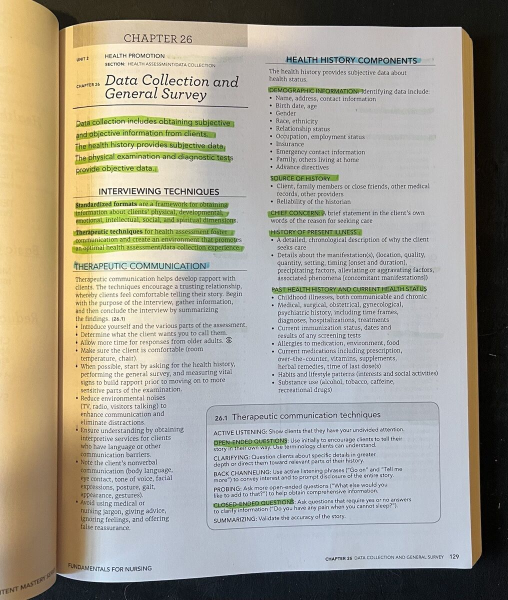
#> input picture Automatic Document Scanner/page4.jpg, 1016 x 1200 px (shown at 1/2 size)
$ jupyter execute Document_scanning.ipynb   (shell and % lines are left out)
#> lines starting #> are read from the running program, lines starting #| are printed output that depends on the picture; after the words box and inside, x2 and y2 are one past the last pixel; in counts of white or black regions, pixels touching at a corner belong together
# Document Alignment

This notebook will teach you about:
* Morphology
* Canny Edge Detection
* Contours
* Corner Detection using Douglas-Peucker algorithm
* Homography
* Perspective Transform

You will learn to perform document alignment using the above techniques.

### Numpy
NumPy is the fundamental package needed for scientific computing with Python. <br>
[For more info...](https://numpy.org/doc/stable/reference/index.html)

### Matplotlib
Matplotlib is a comprehensive library for creating static, animated, and interactive visualizations in Python. <br>
[For more info...](https://matplotlib.org)
### OpenCV
OpenCV or cv2 provides a real-time optimized Computer Vision library, tools, and hardware. It also supports model execution for Machine Learning (ML) and Artificial Intelligence.<br>
[For more info...](https://opencv.org)

[cell 1]
import cv2
import numpy as np
import matplotlib.pyplot as plt

[cell 2]
img = cv2.imread('page4.jpg', cv2.IMREAD_COLOR)
#> img is the input picture: shape (1200, 1016, 3); mean B, G, R 146.8, 160, 163.6

[cell 3]
plt.imshow(cv2.cvtColor(img, cv2.COLOR_BGR2RGB))
plt.show()

[cell 4]
# Resize image to workable size
dim_limit = 1080
max_dim = max(img.shape)
if max_dim > dim_limit:
    resize_scale = dim_limit / max_dim
    img = cv2.resize(img, None, fx=resize_scale, fy=resize_scale)
#> img: shape (1080, 914, 3)

# Making Copy of original image.
orig_img = img.copy()

# Morphology to get blank page

## Advanced Morphological operations

**`morphologyEx()`** perform advanced morphological transformations using an erosion and dilation as basic operations.

### <font style="color:rgb(8,133,37)">Function Syntax </font>
``` python
dst = cv2.morphologyEx(	src, op, kernel[, dst[, anchor[, iterations[, borderType[, borderValue]]]]]	)
```

`dst`: Destination image of the same size and type as source image.

The function has **3 required input argument** and 4 optional flag:

1. `src` Source image. The number of channels can be arbitrary. The depth should be one of CV_8U, CV_16U, CV_16S, CV_32F or CV_64F.
2. `op` Type of a morphological operation, see [MorphTypes](https://docs.opencv.org/4.5.2/d4/d86/group__imgproc__filter.html#ga7be549266bad7b2e6a04db49827f9f32).
3. `kernal` Structuring element. It can be created using [getStructuringElement](https://docs.opencv.org/4.5.2/d4/d86/group__imgproc__filter.html#gac342a1bb6eabf6f55c803b09268e36dc).
4. `anchor` Anchor position with the kernel. Negative values mean that the anchor is at the kernel center.
5. `iterations` Number of times erosion and dilation are applied.
6. `borderType` Pixel extrapolation method, see [BorderTypes](https://docs.opencv.org/4.5.2/d2/de8/group__core__array.html#ga209f2f4869e304c82d07739337eae7c5). BORDER_WRAP is not supported.
7. `borderValue` Border value in case of a constant border. The default value has a special meaning.

### <font color="green">OpenCV Documentation</font>

[**`morphologyEx()`**](https://docs.opencv.org/4.5.2/d4/d86/group__imgproc__filter.html#ga67493776e3ad1a3df63883829375201f)<br>
[**`dilute()`**](https://docs.opencv.org/4.5.2/d4/d86/group__imgproc__filter.html#ga4ff0f3318642c4f469d0e11f242f3b6c)<br>
[**`erode()`**](https://docs.opencv.org/4.5.2/d4/d86/group__imgproc__filter.html#gaeb1e0c1033e3f6b891a25d0511362aeb)<br>

## MORPH_CLOSE
a closing operation

``` python
𝚍𝚜𝚝=close(𝚜𝚛𝚌,𝚎𝚕𝚎𝚖𝚎𝚗𝚝)=erode(dilate(𝚜𝚛𝚌,𝚎𝚕𝚎𝚖𝚎𝚗𝚝))
```

[cell 5]
# Repeated Closing operation to remove text from the document.
kernel = np.ones((5,5),np.uint8)
img = cv2.morphologyEx(img, cv2.MORPH_CLOSE, kernel, iterations= 3)
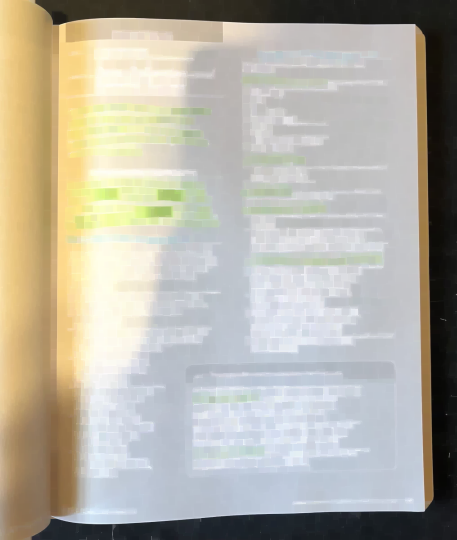
#> img: shape (1080, 914, 3) (shown at 1/2 size); mean B, G, R 165.3, 177.4, 181.6

[cell 6]
plt.figure(figsize = (10,7))
plt.imshow(img[:,:,::-1])
plt.show()

[cell 7]
mask = np.zeros(img.shape[:2],np.uint8)
bgdModel = np.zeros((1,65),np.float64)
fgdModel = np.zeros((1,65),np.float64)
rect = (20,20,img.shape[1]-20,img.shape[0]-20)
cv2.grabCut(img,mask,rect,bgdModel,fgdModel,5,cv2.GC_INIT_WITH_RECT)
mask2 = np.where((mask==2)|(mask==0),0,1).astype('uint8')
img = img*mask2[:,:,np.newaxis]
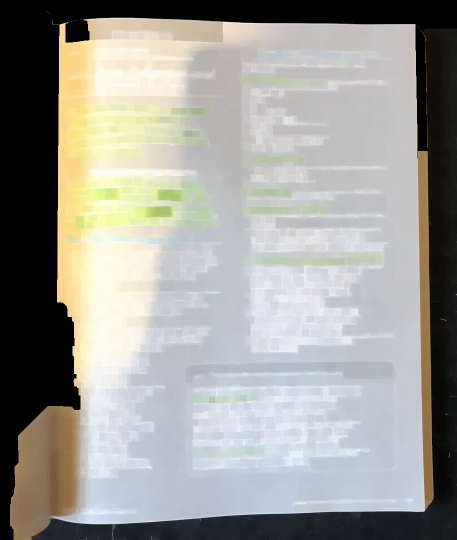
#> img: shape (1080, 914, 3) (shown at 1/2 size); mean B, G, R 150.3, 155.6, 155.9

[cell 8]
plt.figure(figsize = (10,7))
plt.imshow(img[:,:,::-1])
plt.show()

# Canny Edge Detection and getting Contours for the detected edges.

## Canny Edge Detector

**`Canny()`** finds edges in the input image and marks them in the output map edges using the Canny algorithm.

### <font style="color:rgb(8,133,37)">Function Syntax </font>
``` python
edges = cv2.Canny( image, threshold1, threshold2[, edges[, apertureSize[, L2gradient]]] )
```
`edges`: output edge map; single channels 8-bit image, which has the same size as image.
The function has **3 required arguments** and 3 optional:

1. `image` 8-bit input image.
2. `threshold1` first threshold for the hysteresis procedure.
3. `threshold2` second threshold for the hysteresis procedure.
4. `apertureSize` aperture size for the Sobel operator.
5. `L2gradient` a flag, indicating whether a more accurate L2 norm should be used to calculate the image gradient magnitude ( L2gradient=true ), or whether the default L1 norm is enough ( L2gradient=false ).

### <font style="color:rgb(8,133,37)">OpenCV Documentation</font>

[**`cv2.Canny()`**](https://docs.opencv.org/4.5.2/dd/d1a/group__imgproc__feature.html#ga04723e007ed888ddf11d9ba04e2232de)

[cell 9]
gray = cv2.cvtColor(img, cv2.COLOR_BGR2GRAY)
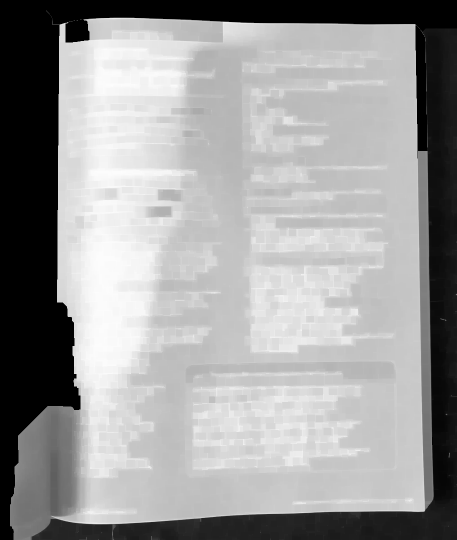
#> gray: shape (1080, 914) (shown at 1/2 size); min 0, max 254, mean 155.1
gray = cv2.GaussianBlur(gray, (11, 11), 0)
# Edge Detection.
canny = cv2.Canny(gray, 100, 200)
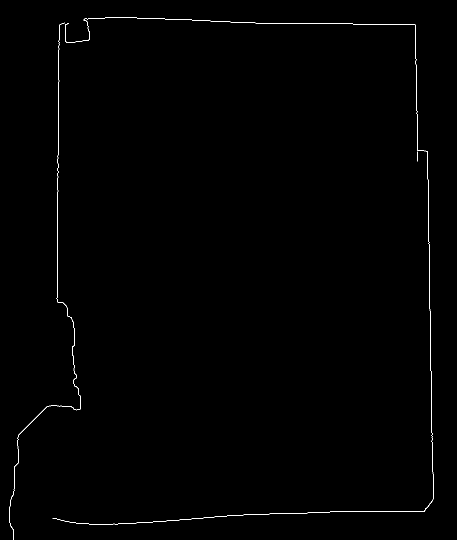
#> canny: shape (1080, 914) (shown at 1/2 size); 0.39% white in thin lines or dots, all inside (x1, y1, x2, y2) = (19, 35, 868, 1080)
canny = cv2.dilate(canny, cv2.getStructuringElement(cv2.MORPH_ELLIPSE,(5,5)))
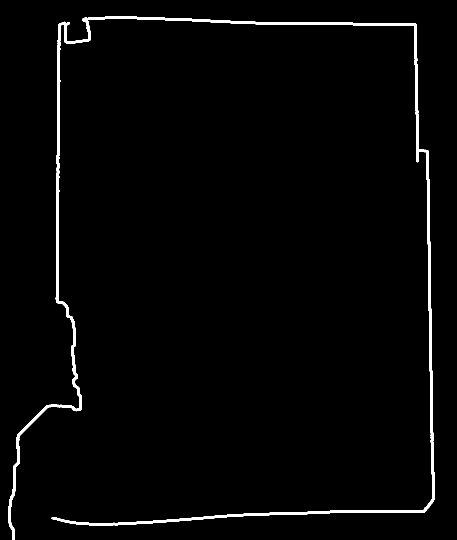
#> canny: shape (1080, 914) (shown at 1/2 size); 1.9% white; 1 white region
plt.imshow(canny)

## Contour Detection

**`findContours()`** finds contours in a binary image.

### <font style="color:rgb(8,133,37)">Function Syntax </font>
``` python
contours, hierarchy = cv2.findContours( image, mode, method[, contours[, hierarchy[, offset]]] )
```
`contours`: Detected contours. Each contour is stored as a vector of points.
`hierarchy`: Optional output vector, containing information about the image topology. It has as many elements as the number of contours. For each i-th contour contours[i], the elements hierarchy[i][0] , hierarchy[i][1] , hierarchy[i][2] , and hierarchy[i][3] are set to 0-based indices in contours of the next and previous contours at the same hierarchical level, the first child contour and the parent contour, respectively. If for the contour i there are no next, previous, parent, or nested contours, the corresponding elements of hierarchy[i] will be negative.

The function has **3 required arguments** and 3 optional:

1. `image` 	Source, an 8-bit single-channel image.
2. `mode` Contour retrieval mode, see [RetrievalModes](https://docs.opencv.org/4.5.2/d3/dc0/group__imgproc__shape.html#ga819779b9857cc2f8601e6526a3a5bc71).
3. `method` Contour approximation method, see [ContourApproximationModes](https://docs.opencv.org/4.5.2/d3/dc0/group__imgproc__shape.html#ga4303f45752694956374734a03c54d5ff).
4. `offset` Optional offset by which every contour point is shifted. This is useful if the contours are extracted from the image ROI and then they should be analyzed in the whole image context.

### <font style="color:rgb(8,133,37)">OpenCV Documentation</font>

[**`cv2.findContours()`**](https://docs.opencv.org/4.5.2/d3/dc0/group__imgproc__shape.html#ga17ed9f5d79ae97bd4c7cf18403e1689a)
<br><br>

## Draw Contour

**`drawContours()`** draws contours outlines or filled contours.

### <font style="color:rgb(8,133,37)">Function Syntax </font>
``` python
cv2.drawContours( image, contours, contourIdx, color[, thickness[, lineType[, hierarchy[, maxLevel[, offset]]]]] )
```

The function has **4 required arguments** and 5 optional:

1. `image` 	Destination image.
2. `contours` All the input contours. Each contour is stored as a point vector.
3. `contourIdx` Parameter indicating a contour to draw. If it is negative, all the contours are drawn.
4. `color` Color of the contours.
5. `thickness` Thickness of lines the contours are drawn with. If it is negative (for example, thickness=FILLED ), the contour interiors are drawn.
6. `lineType` Line connectivity. See LineTypes
7. `hierarchy` Optional information about hierarchy. It is only needed if you want to draw only some of the contours (see maxLevel ).
8. `maxLevel` Maximal level for drawn contours. If it is 0, only the specified contour is drawn. If it is 1, the function draws the contour(s) and all the nested contours. If it is 2, the function draws the contours, all the nested contours, all the nested-to-nested contours, and so on. This parameter is only taken into account when there is hierarchy available.
9. `offset`	Optional contour shift parameter. Shift all the drawn contours by the specified 𝚘𝚏𝚏𝚜𝚎𝚝=(dx,dy) .

### <font style="color:rgb(8,133,37)">OpenCV Documentation</font>

[**`cv2.drawContours()`**](https://docs.opencv.org/4.5.2/d6/d6e/group__imgproc__draw.html#ga746c0625f1781f1ffc9056259103edbc)

[cell 10]
# Blank canvas.
con = np.zeros_like(img)
# Finding contours for the detected edges.
contours, hierarchy = cv2.findContours(canny, cv2.RETR_LIST, cv2.CHAIN_APPROX_NONE)
#> contours = 1 contour; box (x1, y1, x2, y2) and area: (17, 33, 870, 1080) 15415
# Keeping only the largest detected contour.
page = sorted(contours, key=cv2.contourArea, reverse=True)[:5]
#> page has the same summary as contours
con = cv2.drawContours(con, page, -1, (0, 255, 255), 3)
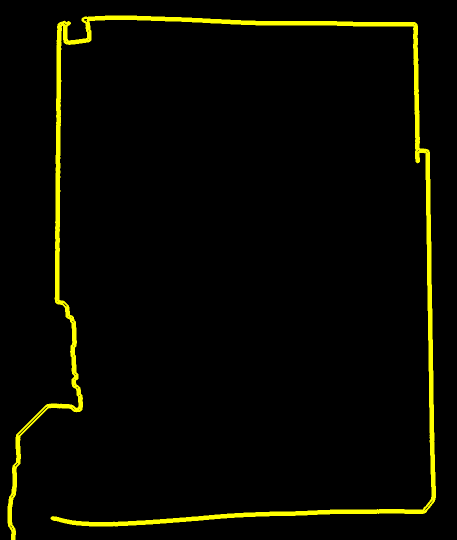
#> con: shape (1080, 914, 3) (shown at 1/2 size); mean of channels 0, 1, 2 0, 8.7, 8.7; drawn as B, G, R

[cell 11]
plt.figure(figsize = (10,7))
plt.imshow(con)
plt.show()

# Corner Detection using Douglas-Peucker algorithm

## Contour Perimeter

**`arcLength()`** calculates a contour perimeter or a curve length.

### <font style="color:rgb(8,133,37)">Function Syntax </font>
``` python
retval	=	cv.arcLength( curve, closed )
```

The function has **3 required arguments** and 3 optional flags:

1. `curve` 	Input vector of 2D points, stored in std::vector or [Mat](https://docs.opencv.org/4.5.2/d3/d63/classcv_1_1Mat.html).
2. `closed` Flag indicating whether the curve is closed or not.

### <font style="color:rgb(8,133,37)">OpenCV Documentation</font>

[**`cv2.arcLength()`**](https://docs.opencv.org/4.5.2/d3/dc0/group__imgproc__shape.html#ga8d26483c636be6b35c3ec6335798a47c)
<br><br>

## Contour Approximation

**`approxPolyDP()`** approximates a polygonal curve(s) with the specified precision.

### <font style="color:rgb(8,133,37)">Function Syntax </font>
``` python
approxCurve = cv2.approxPolyDP( curve, epsilon, closed[, approxCurve] )
```
`approxCurve` Result of the approximation. The type should match the type of the input curve.

The function has **3 required arguments**:

1. `curve` 	Input vector of 2D points, stored in std::vector or [Mat](https://docs.opencv.org/4.5.2/d3/d63/classcv_1_1Mat.html).
2. `epsilon` Parameter specifying the approximation accuracy. This is the maximum distance between the original curve and its approximation.
3. `closed` If true, the approximated curve is closed (its first and last vertices are connected). Otherwise, it is not closed.

### <font style="color:rgb(8,133,37)">OpenCV Documentation</font>

[**`cv2.approxPolyDP()`**](https://docs.opencv.org/4.5.2/d3/dc0/group__imgproc__shape.html#ga0012a5fdaea70b8a9970165d98722b4c)

### <font style='color:rgb(50,120,230)'>Detected contour is approximated to a quadrilateral, giving the 4 corners.</font>

[cell 12]
def order_points(pts):
	'''Rearrange coordinates to order:
       top-left, top-right, bottom-right, bottom-left'''
	rect = np.zeros((4, 2), dtype='float32')
	pts = np.array(pts)
	s = pts.sum(axis=1)
	# Top-left point will have the smallest sum.
	rect[0] = pts[np.argmin(s)]
    # Bottom-right point will have the largest sum.
	rect[2] = pts[np.argmax(s)]

	diff = np.diff(pts, axis=1)
    # Top-right point will have the smallest difference.
	rect[1] = pts[np.argmin(diff)]
    # Bottom-left will have the largest difference.
	rect[3] = pts[np.argmax(diff)]
	# Return the ordered coordinates.
	return rect.astype('int').tolist()

[cell 13]
# Blank canvas.
con = np.zeros_like(img)
# Loop over the contours.
for c in page:
	# Approximate the contour.
	epsilon = 0.02 * cv2.arcLength(c, True)
	corners = cv2.approxPolyDP(c, epsilon, True)
	# If our approximated contour has four points
	if len(corners) == 4:
		break
#> this loop made 1 pass
#> epsilon on pass 1: 152.9
cv2.drawContours(con, c, -1, (0, 255, 255), 3)
cv2.drawContours(con, corners, -1, (0, 255, 0), 10)
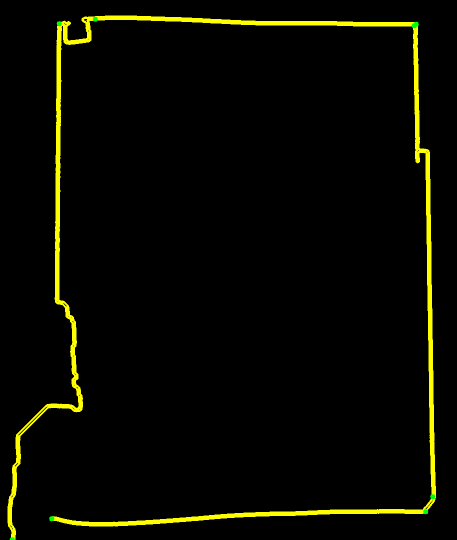
#> con: shape (1080, 914, 3) (shown at 1/2 size); 0.06% of pixels changed, all inside (x1, y1, x2, y2) = (19, 33, 871, 1080); drawn as B, G, R
# Sorting the corners and converting them to desired shape.
corners = sorted(np.concatenate(corners).tolist())
#> corners = [[24, 1079], [103, 1037], [118, 47], [190, 38], [828, 51], [832, 48], [851, 1023], [865, 993]]

# Displaying the corners.
for index, c in enumerate(corners):
    character = chr(65 + index)
    cv2.putText(con, character, tuple(c), cv2.FONT_HERSHEY_SIMPLEX, 5, (255, 0, 0), 5, cv2.LINE_AA)
#> this loop made 8 passes
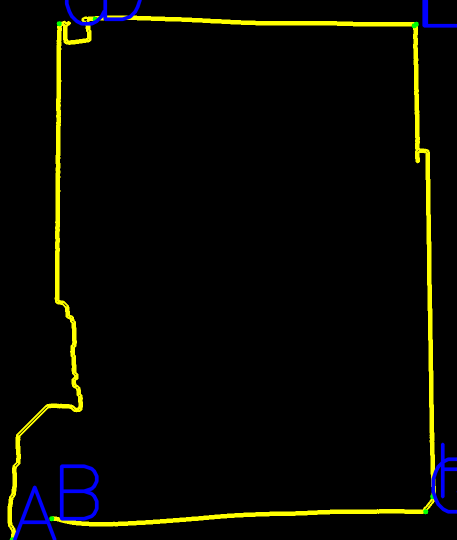
#> con: shape (1080, 914, 3) (shown at 1/2 size); 1.18% of pixels changed, all inside (x1, y1, x2, y2) = (25, 0, 914, 1080); drawn as B, G, R

# Rearranging the order of the corner points.
corners = order_points(corners)
#> in order_points, `pts = np.array(pts)`: pts has the same summary as corners outside order_points
#> in order_points, `s = pts.sum(axis=1)`: s = [1103, 1140, 165, 228, 879, 880, 1874, 1858]
#> in order_points, `diff = np.diff(pts, axis=1)`: diff = [1055, 934, -71, -152, -777, -784, 172, 128]
#> corners = [[118, 47], [832, 48], [851, 1023], [24, 1079]]

print(corners)
#| [[118, 47], [832, 48], [851, 1023], [24, 1079]]

plt.figure(figsize = (10,7))
plt.imshow(con)
plt.title('Corner Points')
plt.show()

# Finding Destination Co-ordinates

[cell 14]
(tl, tr, br, bl) = corners
#> tl = [118, 47]; tr = [832, 48]; br = [851, 1023]; bl = [24, 1079]
# Finding the maximum width.
widthA = np.sqrt(((br[0] - bl[0]) ** 2) + ((br[1] - bl[1]) ** 2))
#> widthA = 828.9
widthB = np.sqrt(((tr[0] - tl[0]) ** 2) + ((tr[1] - tl[1]) ** 2))
#> widthB = 714
maxWidth = max(int(widthA), int(widthB))
#> maxWidth = 828

# Finding the maximum height.
heightA = np.sqrt(((tr[0] - br[0]) ** 2) + ((tr[1] - br[1]) ** 2))
#> heightA = 975.2
heightB = np.sqrt(((tl[0] - bl[0]) ** 2) + ((tl[1] - bl[1]) ** 2))
#> heightB = 1036.3
maxHeight = max(int(heightA), int(heightB))
#> maxHeight = 1036
# Final destination co-ordinates.
destination_corners = [
		[0, 0],
		[maxWidth, 0],
		[maxWidth, maxHeight],
		[0, maxHeight]]
#> destination_corners = [[0, 0], [828, 0], [828, 1036], [0, 1036]]
print(destination_corners)
#| [[0, 0], [828, 0], [828, 1036], [0, 1036]]

# Homography and Perspective Transform

## Homography

**`findHomography()`**  applies a perspective transformation to an image.

### <font style="color:rgb(8,133,37)">Function Syntax </font>
``` python
retval, mask = cv2.findHomography( srcPoints, dstPoints[, method[, ransacReprojThreshold[, mask[, maxIters[, confidence]]]]] )
```

The function has **2 required arguments** and 5 optional flags:

1. `srcPoints` Coordinates of the points in the original plane, a matrix of the type CV_32FC2 or vector Point2f .
2. `dstPoints` Coordinates of the points in the target plane, a matrix of the type CV_32FC2 or a vecto
3. `method` Method used to compute a homography matrix. The following methods are possible:
            * 0 - a regular method using all the points, i.e., the least squares method
            * RANSAC - RANSAC-based robust method
            * LMEDS - Least-Median robust method
            * RHO - PROSAC-based robust method
4. `ransacReprojThreshold` Maximum allowed reprojection error to treat a point pair as an inlier (used in the RANSAC and RHO methods only). That is, if <br>
    `||` `dstPoints`<sub>`i`</sub>-`convertPointsHomogeneous`(`H*srcPoints`<sub>`i`</sub>)`||`<sub>`2`</sub>>`ransacReprojThreshold`<br>
then the point i is considered as an outlier. If srcPoints and dstPoints are measured in pixels, it usually makes sense to set this parameter somewhere in the range of 1 to 10.
5. `mask` Optional output mask set by a robust method ( RANSAC or LMeDS ). Note that the input mask values are ignored.
6. `maxIters` The maximum number of RANSAC iterations.
7. `confidence` Confidence level, between 0 and 1.

### <font style="color:rgb(8,133,37)">OpenCV Documentation</font>

[**`cv2.warpPerspective()`**](https://docs.opencv.org/4.5.2/da/d54/group__imgproc__transform.html#gaf73673a7e8e18ec6963e3774e6a94b87)
<br><br>

## Perspective Transform

**`warpPerspective()`**  applies a perspective transformation to an image.

### <font style="color:rgb(8,133,37)">Function Syntax </font>
``` python
dst = cv2.warpPerspective( src, M, dsize[, dst[, flags[, borderMode[, borderValue]]]] )
```
`dst` output image of the same size and type as src.
The function has **3 required arguments** and 3 optional flags:

1. `src` input image.
2. `M` 3×3 transformation matrix.
3. `dsize` size of the output image.
4. `flags` combination of interpolation methods INTER_LINEAR or INTER_NEAREST and the optional flag WARP_INVERSE_MAP, that sets M as the inverse transformation ( 𝚍𝚜𝚝→𝚜𝚛𝚌 ).
5. `borderMode` pixel extrapolation method BORDER_CONSTANT or BORDER_REPLICATE
6. `borderValue` value used in case of a constant border; by default, it equals 0.

### <font style="color:rgb(8,133,37)">OpenCV Documentation</font>

[**`cv2.warpPerspective()`**](https://docs.opencv.org/4.5.2/da/d54/group__imgproc__transform.html#gaf73673a7e8e18ec6963e3774e6a94b87)

[cell 15]
# Getting the homography.
homography = cv2.getPerspectiveTransform(np.float32(corners), np.float32(destination_corners))
#> homography = [[1.1, 0.1, -134.8], [-0.00163, 1.16, -54.47], [-6.75e-05, 0.000149, 1]]
# Perspective transform using homography.
final = cv2.warpPerspective(orig_img, np.float32(homography), (maxWidth, maxHeight), flags=cv2.INTER_LINEAR)
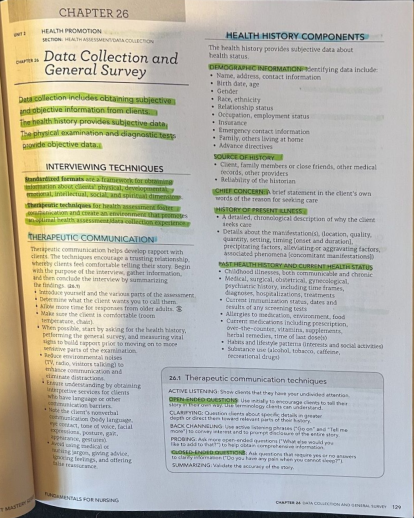
#> final: shape (1036, 828, 3) (shown at 1/2 size); mean B, G, R 171.2, 181.1, 181.9
# cv2.imwrite('grabcutop/img22.jpg', final)

[cell 16]
# Display results
plt.figure(figsize=[20,10]);
plt.subplot(121); plt.imshow(orig_img[:,:,::-1]); plt.axis('off'); plt.title("Original image")
plt.subplot(122); plt.imshow(final[:,:,::-1]); plt.axis('off'); plt.title("Scanned Form");
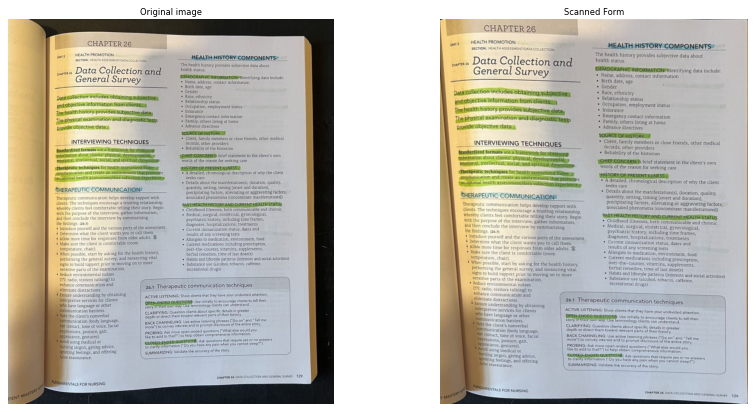
#> figure drawn by matplotlib, 2 panels
